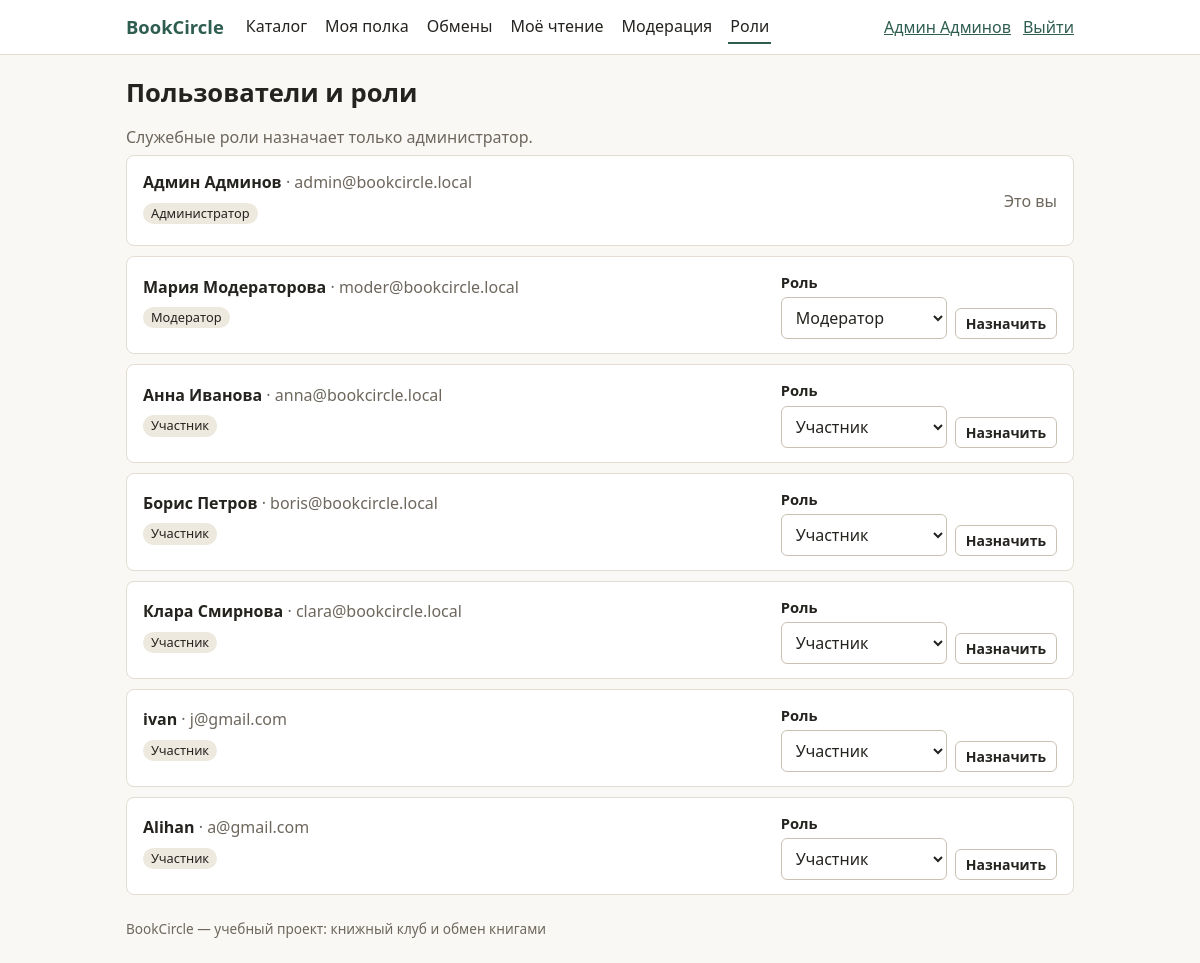
Page /admin/users (signed in) on the committed database.
### tables this page shows
CREATE TABLE users (
    id            INTEGER PRIMARY KEY AUTOINCREMENT,
    email         TEXT NOT NULL UNIQUE,
    display_name  TEXT NOT NULL,
    password_hash TEXT NOT NULL,
    role          TEXT NOT NULL DEFAULT 'user' CHECK (role IN ('user', 'moderator', 'admin')),
    created_at    TEXT NOT NULL
);

### app/routes/admin.py (the view)
@router.get("/admin/users")
async def admin_users(request: Request, user=Depends(require_admin), conn=Depends(get_conn)):
    return render(request, "admin_users.html", {"user": user, "tab": "users",
                                                "pg": users.list_users(conn, page_num(request))})

### app/templates/admin_users.html (shortened to what this page needs)
{% extends "base.html" %}
{% from "_macros.html" import pager, empty with context %}
{% block content %}
<h1>Пользователи и роли</h1>
<p class="muted">Служебные роли назначает только администратор.</p>
<ul class="list">
  {% for u in pg.items %}
  <li class="card row">
    <div class="grow">
      <strong>{{ u.display_name }}</strong> <span class="muted">· {{ u.email }}</span>
      <p><span class="tag">{{ ROLES[u.role] }}</span></p>
    </div>
    {% if u.id != user.id %}
    <form method="post" action="/admin/users/{{ u.id }}/role" class="inline-form">
      <div class="field">
        <label for="r-{{ u.id }}">Роль</label>
        <select id="r-{{ u.id }}" name="role">
          {% for key, label in ROLES.items() %}<option value="{{ key }}" {% if key == u.role %}selected{% endif %}>{{ label }}</option>{% endfor %}
        </select>
      </div>
      <button class="btn small" type="submit">Назначить</button>
    </form>
    {% else %}<span class="muted">Это вы</span>{% endif %}
  </li>
  {% endfor %}
</ul>
{% endblock %}

### app/templates/base.html (shortened to what this page needs)
<!doctype html>
<html lang="ru">
<head>
  <link rel="stylesheet" href="/static/style.css">
</head>
<body>
<header class="site-header">
  <div class="wrap bar">
    <a class="brand" href="/books">BookCircle</a>
    {% if user %}
    <nav class="nav" aria-label="Основное меню">
      <a href="/books" {% if current_path.startswith('/books') %}class="active"{% endif %}>Каталог</a>
      <a href="/shelf" {% if current_path.startswith('/shelf') or current_path.startswith('/copies') %}class="active"{% endif %}>Моя полка</a>
      <a href="/loans" {% if current_path.startswith('/loans') %}class="active"{% endif %}>Обмены</a>
      <a href="/reading" {% if current_path.startswith('/reading') %}class="active"{% endif %}>Моё чтение</a>
      {% if user.role in ('moderator', 'admin') %}
      <a href="/moderation" {% if current_path.startswith('/moderation') %}class="active"{% endif %}>Модерация</a>
      {% endif %}
      {% if user.role == 'admin' %}
      <a href="/admin/users" {% if current_path.startswith('/admin') %}class="active"{% endif %}>Роли</a>
      {% endif %}
    </nav>
    <div class="account">
      <a href="/profile">{{ user.display_name }}</a>
      <form method="post" action="/logout"><button class="link-btn" type="submit">Выйти</button></form>
    </div>
    {% endif %}
  </div>
</header>
<main class="wrap">
  {% block content %}{% endblock %}
</main>
<footer class="wrap footer muted">BookCircle — учебный проект: книжный клуб и обмен книгами</footer>
</body>
</html>

### app/static/style.css (style rules this page uses)
:root { --bg: #faf8f4; --surface: #fff; --text: #25231f; --muted: #6d675d; --line: #e3ddd2; --accent: #2f5d50; --accent-ink: #fff; --ok: #2f6b3f; --ok-bg: #e5f1e7; --warn: #8a5a00; --warn-bg: #fbf0d6; --bad: #9b2c2c; --bad-bg: #f8e2e2; --radius: 8px; }
* { box-sizing: border-box; }
html { -webkit-text-size-adjust: 100%; }
body { margin: 0; background: var(--bg); color: var(--text); line-height: 1.5; font: 16px/1.5 system-ui, -apple-system, "Segoe UI", Roboto, "Helvetica Neue", Arial, sans-serif; }
a { color: var(--accent); }
h1 { font-size: 1.6rem; margin: 1.2rem 0 .8rem; }
p { margin: .35rem 0; }
ul { list-style: none; margin: 0; padding: 0; }
.wrap { max-width: 980px; margin: 0 auto; padding: 0 16px; }
.muted { color: var(--muted); }
.small { font-size: .875rem; }
.footer { padding: 24px 16px; font-size: .85rem; }
.site-header { background: var(--surface); border-bottom: 1px solid var(--line); }
.bar { display: flex; flex-wrap: wrap; align-items: center; gap: 8px 20px; padding-top: 10px; padding-bottom: 10px; }
.brand { font-weight: 700; font-size: 1.15rem; text-decoration: none; color: var(--accent); }
.nav { display: flex; flex-wrap: wrap; gap: 4px 14px; flex: 1 1 auto; }
.nav a { text-decoration: none; color: var(--text); padding: 4px 2px; border-bottom: 2px solid transparent; }
.nav a.active, .nav a:hover { border-bottom-color: var(--accent); }
.account { display: flex; align-items: center; gap: 12px; flex-wrap: wrap; }
.account form { margin: 0; }
.link-btn { background: none; border: 0; padding: 0; color: var(--accent); cursor: pointer; font: inherit; text-decoration: underline; }
.card { background: var(--surface); border: 1px solid var(--line); border-radius: var(--radius); padding: 14px 16px; }
.list { display: grid; gap: 10px; }
.row { display: flex; flex-wrap: wrap; gap: 12px 16px; align-items: center; }
.grow { flex: 1 1 220px; min-width: 0; overflow-wrap: anywhere; }
.tag { display: inline-block; font-size: .8rem; padding: 1px 8px; border-radius: 99px; background: #eee9df; color: var(--text); margin: 2px 4px 2px 0; text-decoration: none; }
.field { display: grid; gap: 4px; }
.field label { font-weight: 600; font-size: .92rem; }
input, select, textarea { width: 100%; font: inherit; padding: 8px 10px; border: 1px solid #c9c2b4; border-radius: 6px; background: #fff; color: var(--text); }
.inline-form { display: flex; flex-wrap: wrap; gap: 8px; align-items: flex-end; margin: 0; }
.inline-form .field { min-width: 150px; }
.btn { display: inline-block; font: inherit; font-weight: 600; padding: 8px 14px; border-radius: 6px; border: 1px solid #c9c2b4; background: #fff; color: var(--text); text-decoration: none; cursor: pointer; text-align: center; }
.btn.small { padding: 4px 10px; font-size: .875rem; }

### rows in the picture
users: display_name "Админ Админов", email "admin@bookcircle.local", role "Администратор", shows "Это вы"
users: display_name "Мария Модераторова", email "moder@bookcircle.local", role "Модератор"
users: display_name "Анна Иванова", email "anna@bookcircle.local", role "Участник"
users: display_name "Борис Петров", email "boris@bookcircle.local", role "Участник"
users: display_name "Клара Смирнова", email "clara@bookcircle.local", role "Участник"
users: display_name "ivan", email "j@gmail.com", role "Участник"
users: display_name "Alihan", email "a@gmail.com", role "Участник"
